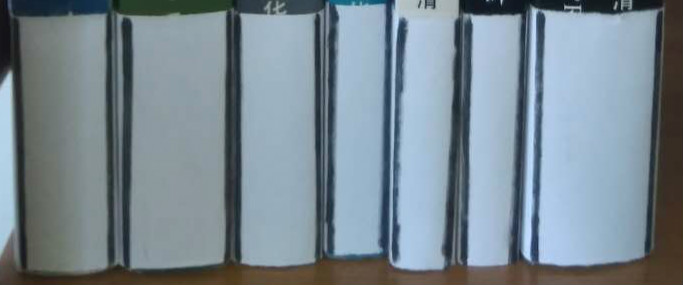
#> input picture book identifier/pictures/4_1.jpg, 683 x 285 px, found by its file name
$ jupyter execute houghlines.ipynb
#> lines starting #> are read from the running program, lines starting #| are printed output that depends on the picture; after the words box and inside, x2 and y2 are one past the last pixel; in counts of white or black regions, pixels touching at a corner belong together
[cell 1]
import numpy as np
import cv2
from matplotlib import pyplot as plt
from matplotlib import image as image

I = image.imread('4_1.jpg')
#> I is the input picture: shape (285, 683, 3); mean R, G, B 121.3, 136.1, 145.9

G = cv2.cvtColor(I, cv2.COLOR_BGR2GRAY)
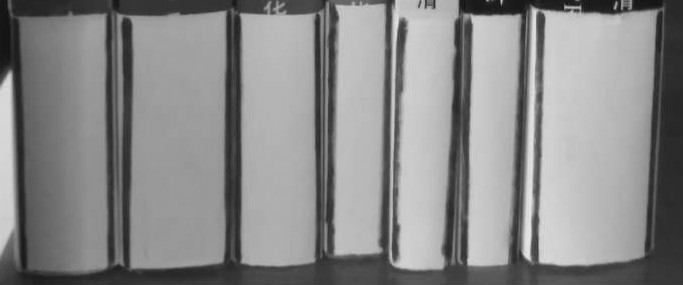
#> G: shape (285, 683); min 12, max 230, mean 137.3

# Canny Edge Detection:
Threshold1 = 150;
Threshold2 = 250;
FilterSize = 5
E = cv2.Canny(G, Threshold1, Threshold2, FilterSize)
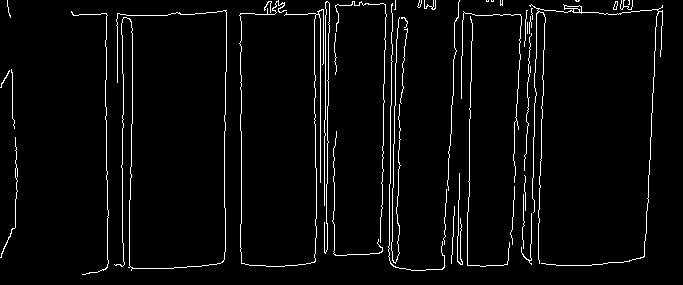
#> E: shape (285, 683); 3.7% white in thin lines or dots

Rres = 1
Thetares = 1*np.pi/180
Threshold = 1
minLineLength = 1
maxLineGap = 100
lines = cv2.HoughLinesP(E,rho = 1,theta = 1*np.pi/180,threshold = 100,minLineLength = 200,maxLineGap = 50)
#> lines = 14 rows, first 6: [122, 266, 122, 14], [381, 252, 385, 4], [128, 267, 133, 15], [241, 263, 241, 13], [392, 265, 396, 39], [388, 256, 392, 3]
N = lines.shape[0]
#> N = 14
for i in range(N):
    x1 = lines[i][0][0]
    y1 = lines[i][0][1]
    x2 = lines[i][0][2]
    y2 = lines[i][0][3]
    cv2.line(I,(x1,y1),(x2,y2),(255,0,0),2)
#> this loop made 14 passes
#> (x1, y1, x2, y2) on passes 1 to 12: (122, 266, 122, 14), (381, 252, 385, 4), (128, 267, 133, 15), (241, 263, 241, 13), (392, 265, 396, 39), (388, 256, 392, 3), (644, 256, 657, 9), (467, 265, 472, 14), (538, 211, 545, 10), (325, 253, 329, 3), (522, 254, 530, 5), (72, 14, 386, 14)

plt.figure(),plt.imshow(I),plt.title('Hough Lines'),plt.axis('off')
plt.show()

[cell 2]
import numpy as np
import cv2
from matplotlib import pyplot as plt
img = cv2.imread("4_1.jpg")
img = cv2.resize(img, (512, 512))
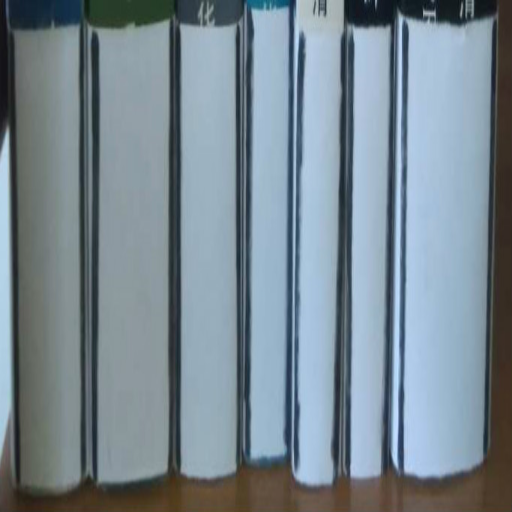
#> img: shape (512, 512, 3); mean B, G, R 145.7, 136, 121.1
gray = cv2.cvtColor(img, cv2.COLOR_BGR2GRAY)
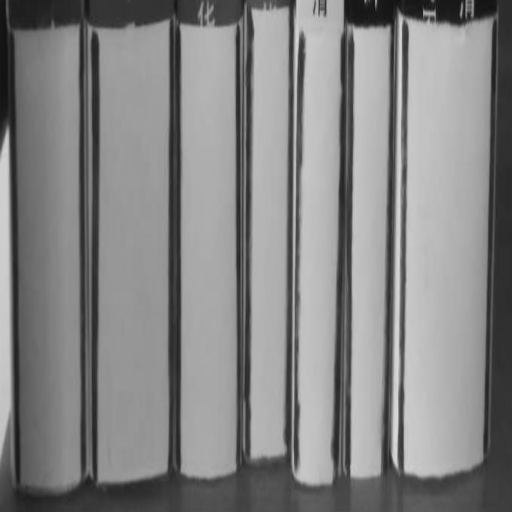
#> gray: shape (512, 512); min 14, max 218, mean 132.7
edges = cv2.Canny(gray, 200, 150, apertureSize = 3)
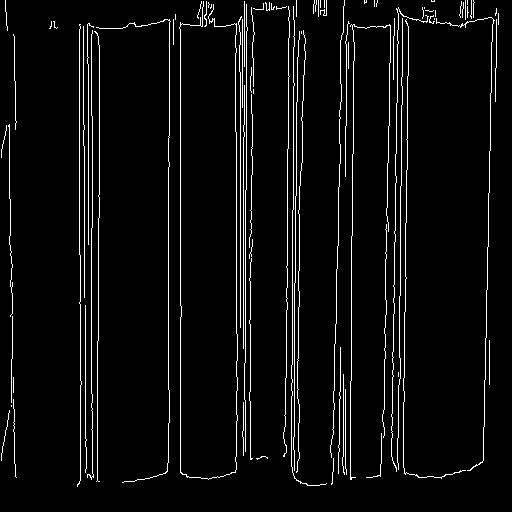
#> edges: shape (512, 512); 4.8% white in thin lines or dots

lines = cv2.HoughLinesP(edges, 1, np.pi/180, 30, maxLineGap=250)
#> lines = 90 rows, first 6: [180, 472, 180, 22], [236, 469, 236, 23], [240, 327, 240, 17], [485, 379, 492, 18], [243, 455, 243, 125], [79, 483, 79, 24]
print('  ',lines.shape)
#|    (90, 1, 4)
proposal_lines = []
for line in lines:
    x1, y1, x2, y2 = line[0]
    horizontal_distance = abs(x1 - x2)
    vertical_distance = abs(y1-y2)
    #430--line length
    if horizontal_distance<10 and vertical_distance>430:
        proposal_lines.append(line[0])
        cv2.line(img, (x1, y1), (x2, y2), (0, 255, 0), 3)
#> this loop made 90 passes
#> (x1, y1, x2, y2, horizontal_distance, vertical_distance) on passes 1 to 12: (180, 472, 180, 22, 0, 450), (236, 469, 236, 23, 0, 446), (240, 327, 240, 17, 0, 310), (485, 379, 492, 18, 7, 361), (243, 455, 243, 125, 0, 330), (79, 483, 79, 24, 0, 459), (91, 479, 91, 26, 0, 453), (80, 480, 80, 24, 0, 456), (6, 12, 14, 463, 8, 451), (391, 456, 399, 9, 8, 447), (168, 462, 168, 20, 0, 442), (291, 427, 297, 57, 6, 370)
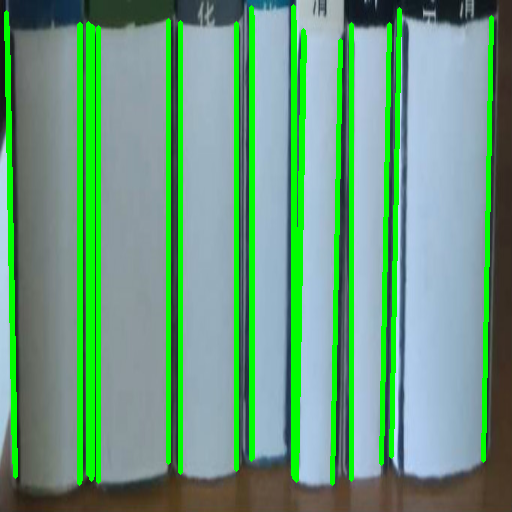
#> img: shape (512, 512, 3); 14.33% of pixels changed, all inside (x1, y1, x2, y2) = (4, 4, 494, 486)
#> after the loop, proposal_lines = 22 items, first 6: [180, 472, 180, 22], [236, 469, 236, 23], [79, 483, 79, 24], [91, 479, 91, 26], [80, 480, 80, 24], [6, 12, 14, 463]


proposal_lines = np.array(proposal_lines)
#> proposal_lines = 22 rows, first 6: [180, 472, 180, 22], [236, 469, 236, 23], [79, 483, 79, 24], [91, 479, 91, 26], [80, 480, 80, 24], [6, 12, 14, 463]
print('  ',proposal_lines.shape)
#|    (22, 4)
# [4 lines of commented-out code are left out]
plt.figure(),plt.imshow(img),plt.title('Hough Lines'),plt.axis('off')
plt.show()

# vertical-line-detection

[cell 3]
import cv2
import numpy as np

img = cv2.imread('ocr_1.jpg')
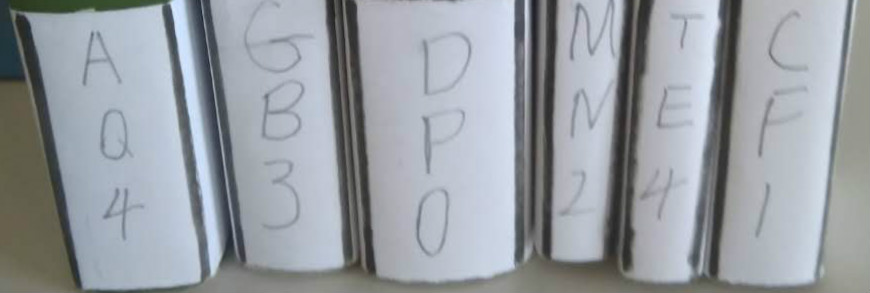
#> input picture book identifier/pictures/ocr_1.jpg, 870 x 293 px, found by its file name
#> img is the input picture: shape (293, 870, 3); mean B, G, R 163.5, 157.6, 152.4
gray = cv2.cvtColor(img,cv2.COLOR_BGR2GRAY)
#> gray: shape (293, 870)
edges = cv2.Canny(gray,50,250)
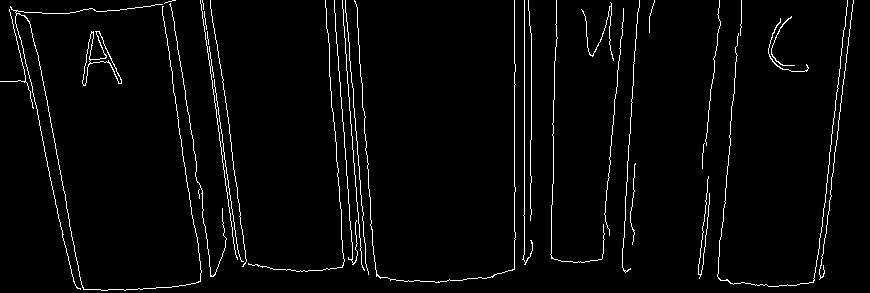
#> edges: shape (293, 870); 3.1% white in thin lines or dots

lines = cv2.HoughLines(edges, 30,  np.pi*3/4, 300)
#> lines = [[360, 0], [210, 0], [510, 0], [720, 0], [630, 0], [840, 0], [30, 0]]
print('  ',lines.shape)
#|    (7, 1, 2)
start_line = lines[0][0][0]
#> start_line = 360
print('  ', lines[6][0][0])
#|    30.0

count = 0
for line in lines:
    a = np.cos(line[0][1])
    b = np.sin(line[0][1])
    x0 = a*line[0][0]
    y0 = b*line[0][0]
    x1 = int(x0 + 1000*(-b))
    y1 = int(y0 + 1000*(a))
    x2 = int(x0 - 1000*(-b))
    y2 = int(y0 - 1000*(a))
# [11 lines of commented-out code are left out]
    cv2.line(img,(x1,y1),(x2,y2),(0,0,255),2)
#> this loop made 7 passes
#> (line, x0, x1, x2) on passes 1 to 7: ([[360, 0]], 360, 360, 360), ([[210, 0]], 210, 210, 210), ([[510, 0]], 510, 510, 510), ([[720, 0]], 720, 720, 720), ([[630, 0]], 630, 630, 630), ([[840, 0]], 840, 840, 840), ([[30, 0]], 30, 30, 30)
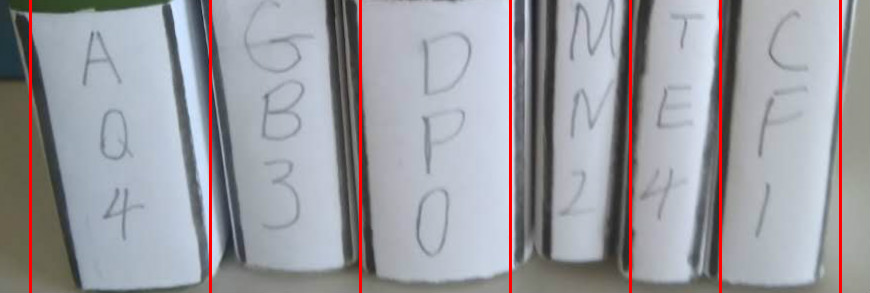
#> img: shape (293, 870, 3); 2.41% of pixels changed, all inside (x1, y1, x2, y2) = (29, 0, 842, 293)

plt.figure(),plt.imshow(img),plt.title('Hough Lines'),plt.axis('off')
plt.show()
#cv2.imwrite('houghlines3.jpg',img)
